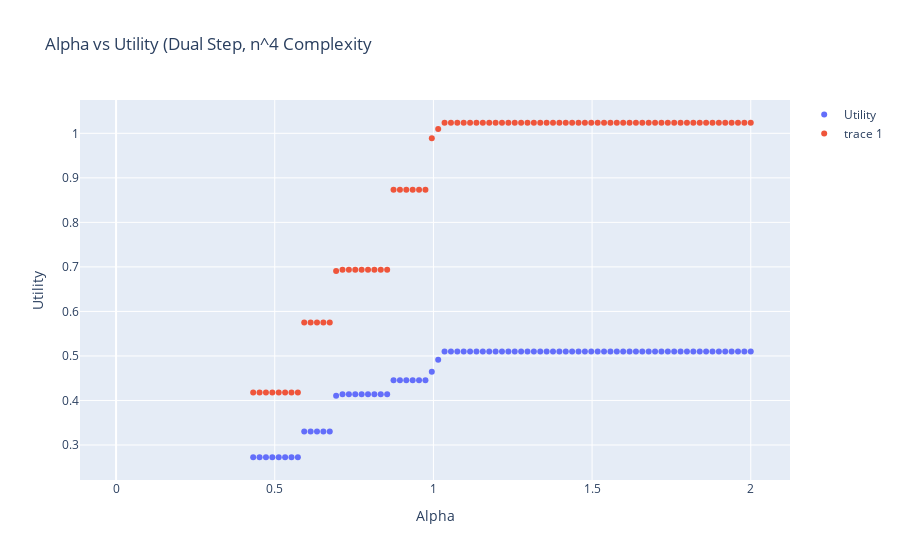

The code cell stored with this chart in its notebook:
### Code cell
alphas1, utils1, _ = double_step(a, b, u_plus, u_minus, c_plus, c_minus, alphas, w_a, w_b)
